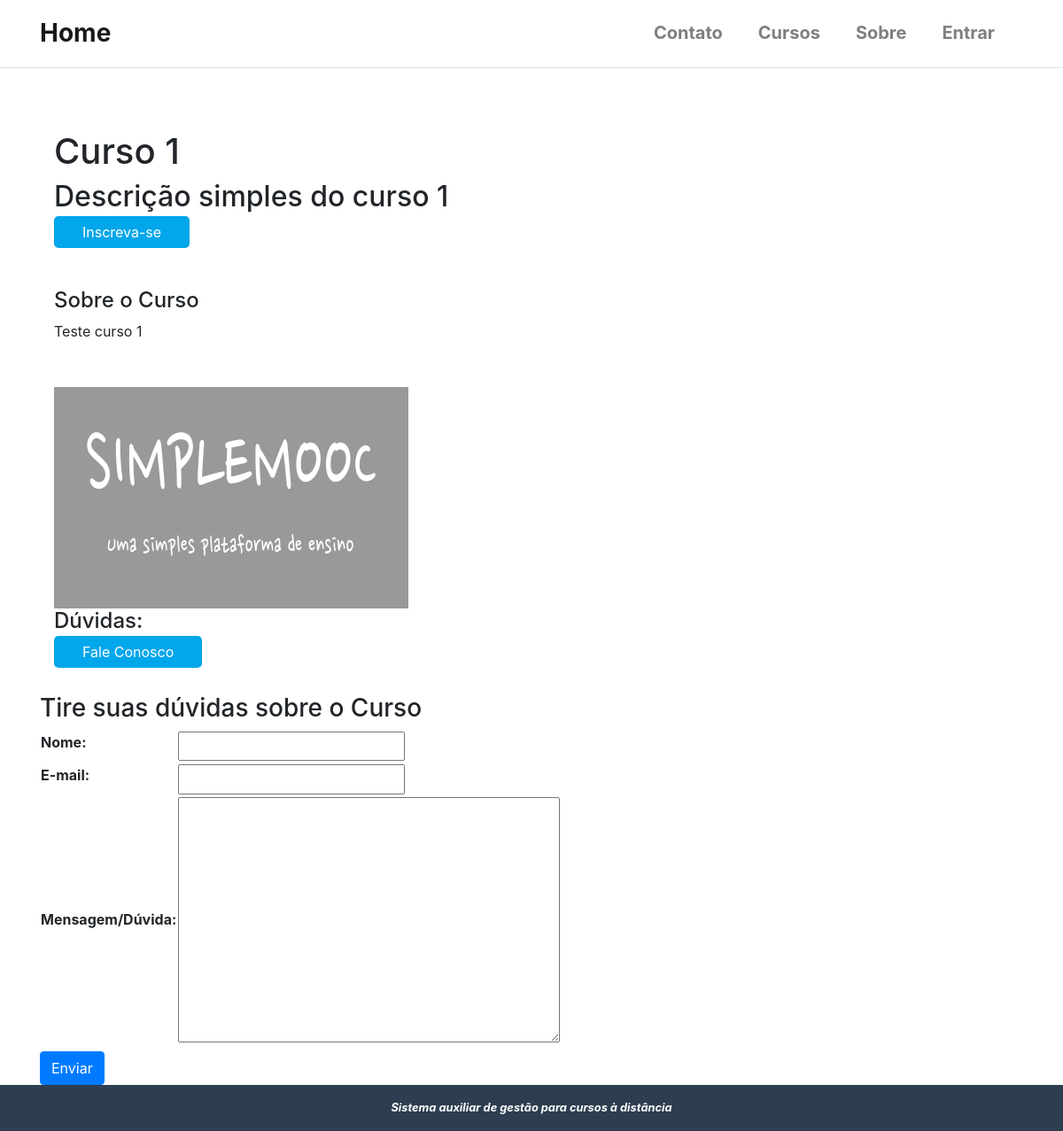
Screenshot of /cursos/slug/ with the database file from the repository.
### cursos/models.py (models this page shows, shortened)
class Cursos(models.Model):
    nome = models.CharField('Nome', max_length = 100)
    slug = models.SlugField('Atalho')
    descricao = models.TextField('Descrição Simples', blank = True)
    sobre = models.TextField('Sobre o Curso', blank = True)
    start_date = models.DateField(
        'Data de início', null = True, blank = True,
        )
    imagem = models.ImageField(
        upload_to = 'cursos/imagens', verbose_name = 'Imagem',
        null = True, blank = True
        )
    created_at = models.DateTimeField('Criado em', auto_now_add = True)
    updated_at = models.DateTimeField('Atualizado em ', auto_now_add = True)
    objects = CursosManager()
    def __str__(self):
        return self.nome
    class Meta:
        verbose_name = 'Curso'
        verbose_name_plural = 'Cursos'
        ordering = ['nome'] # ['-name'] ordem decrescente

### cursos/views.py (the view)
# urls.py: path('<slug:slug>/', views.detalhes_CursoView, name = 'detalhes_curso'),
def detalhes_CursoView(request, slug):
    curso = get_object_or_404(Cursos, slug=slug)
    context = {}
    if request.method == 'POST':
        form = FormContatoCurso(request.POST)
        if form.is_valid():
            context['is_valid'] = True # aciona a mensagem
            form.send_email(curso)
            form = FormContatoCurso()
    else:
        form = FormContatoCurso()
    context['curso'] = curso
    context['form']= form
    template_name = 'cursos/detalhes_curso.html'
    return render(request, template_name, context)

### cursos/forms.py (shortened to what this page needs)
class FormContatoCurso(forms.Form):
    nome = forms.CharField(label="Nome", widget=forms.TextInput())
    email = forms.EmailField(label="E-mail", widget=forms.TextInput())
    mensagem = forms.CharField(label="Mensagem/Dúvida", widget=forms.Textarea())

### cursos/templates/cursos/detalhes_curso.html (shortened to what this page needs)
{% extends "base.html" %}
{% load static %}
{% block content %}
<div class="container">
    <div class="pure-g-r content-ribbon">
        <br>
        <br>
    </div>
    <body class="d-flex flex-column min-vh-100">
        <div class="pure-g-r content-ribbon">
            <div class="pure-u-1">
                <div class="l-box">
                <h1 class="splash-head">
                    {{ curso }}
                </h1>
                <h2 class="splash-subhead">
                    {{ curso.descricao }}
                </h2>
                <p><a href="#" class="pure-button primary-button">Inscreva-se</a></p>
                </div>
            </div>
        </div>
        <div class="pure-g-r content-ribbon">
            <div class="pure-u-2-3">
                <div class="l-box">
                    <h4 class="content-subhead">Sobre o Curso</h4>
                    {{ curso.sobre|linebreaks }}
                </div>
            </div>
        </div>
        <div class="pure-u-1-3">
            <div class="l-box">
                {% if curso.imagem %}
                <img src="{{ curso.imagem.url }}" alt="" />
                {% else %}
                <img src="{% static 'img/course-image.png' %}" alt="" />
                {% endif %}
                <h4>Dúvidas:</h4>
                <p><a href="{% url 'contato' %}" class="pure-button primary-button">Fale Conosco</a></p>
            </div>
        </div>
        <div class="container">
            <div class="row">
                <div class="pure-g-r content-ribbon" id="contato">
                    <div class="pure-u-1">
                        <h3>Tire suas dúvidas sobre o Curso</h3>
                        <form method="POST" action="">
                            <table>
                                <tbody>
                                    {{ form.as_table }}
                                </tbody>
                            </table>
                            <div class="pure-controls">
                                <button type="submit" class="btn btn-primary">Enviar</button>
                            </div>
                        </form>
                    </div>
                </div>
            </div>
        </div>
    </body>
</div>
{% endblock %}

### static/css/styles.css (style rules this page uses)
* { -webkit-box-sizing: border-box; -moz-box-sizing: border-box; box-sizing: border-box; }
body { margin: 0 auto; line-height: 1.7em; }
a { color: #3b8bba; }
.l-box { padding: 1em; }
body .primary-button { background: #02a6eb; color: #fff; }
.pure-button { background-color: #1f8dd6; color: white; padding: 0.5em 2em; border-radius: 5px; }

### rows the page displays
Cursos: nome "Curso 1", descricao "Descrição simples do curso 1", sobre "Teste curso 1"
